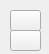
<?xml version="1.0" encoding="UTF-8"?>
<ui version="4.0">
 <class>IncDecButton</class>
 <widget class="QWidget" name="IncDecButton">
  <property name="geometry">
   <rect>
    <x>0</x>
    <y>0</y>
    <width>49</width>
    <height>54</height>
   </rect>
  </property>
  <property name="windowTitle">
   <string>Form</string>
  </property>
  <widget class="QPushButton" name="pushButton">
   <property name="geometry">
    <rect>
     <x>10</x>
     <y>10</y>
     <width>31</width>
     <height>21</height>
    </rect>
   </property>
   <property name="text">
    <string/>
   </property>
   <property name="icon">
    <iconset resource="resources.qrc">
     <normaloff>:/resources/icons8-chevron-up-100.png</normaloff>:/resources/icons8-chevron-up-100.png</iconset>
   </property>
   <property name="iconSize">
    <size>
     <width>16</width>
     <height>16</height>
    </size>
   </property>
  </widget>
  <widget class="QPushButton" name="pushButton_2">
   <property name="geometry">
    <rect>
     <x>10</x>
     <y>30</y>
     <width>31</width>
     <height>21</height>
    </rect>
   </property>
   <property name="font">
    <font>
     <pointsize>13</pointsize>
    </font>
   </property>
   <property name="text">
    <string/>
   </property>
   <property name="icon">
    <iconset resource="resources.qrc">
     <normaloff>:/resources/icons8-chevron-down-100.png</normaloff>:/resources/icons8-chevron-down-100.png</iconset>
   </property>
   <property name="iconSize">
    <size>
     <width>16</width>
     <height>16</height>
    </size>
   </property>
  </widget>
 </widget>
 <resources>
  <include location="resources.qrc"/>
 </resources>
 <connections/>
</ui>
